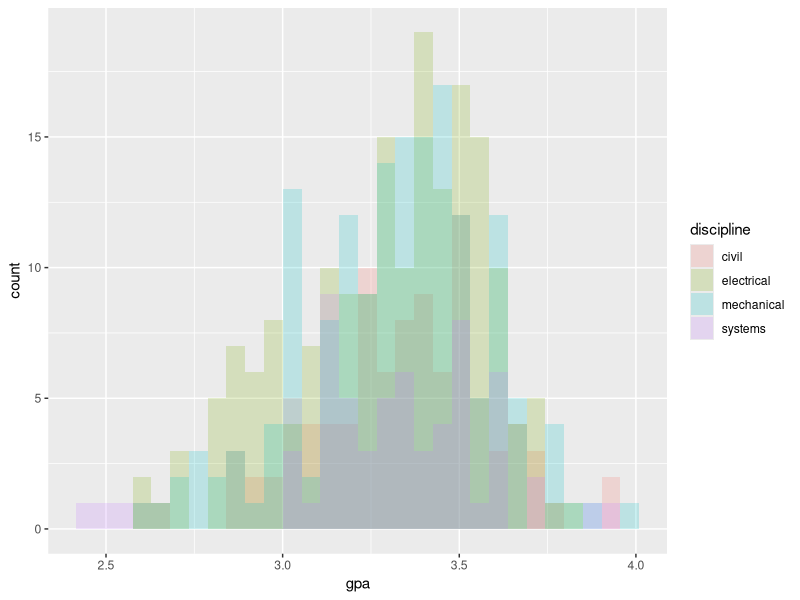
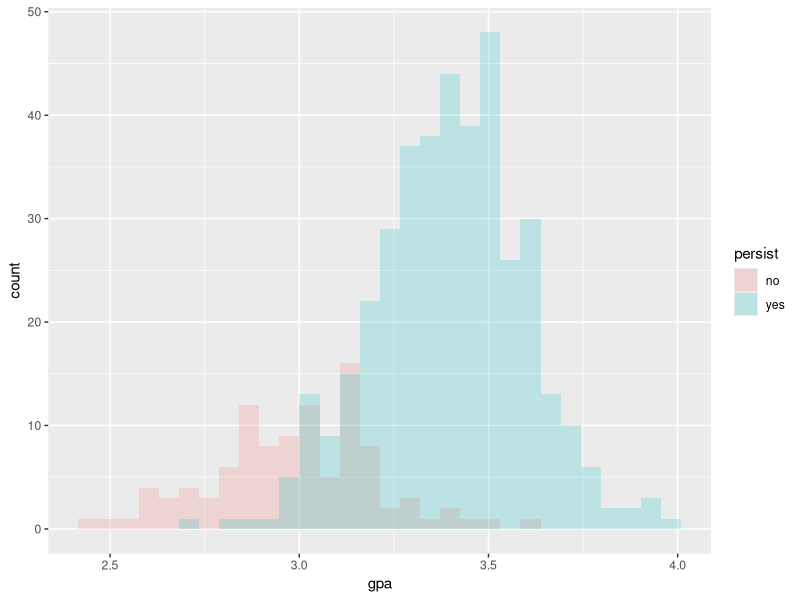
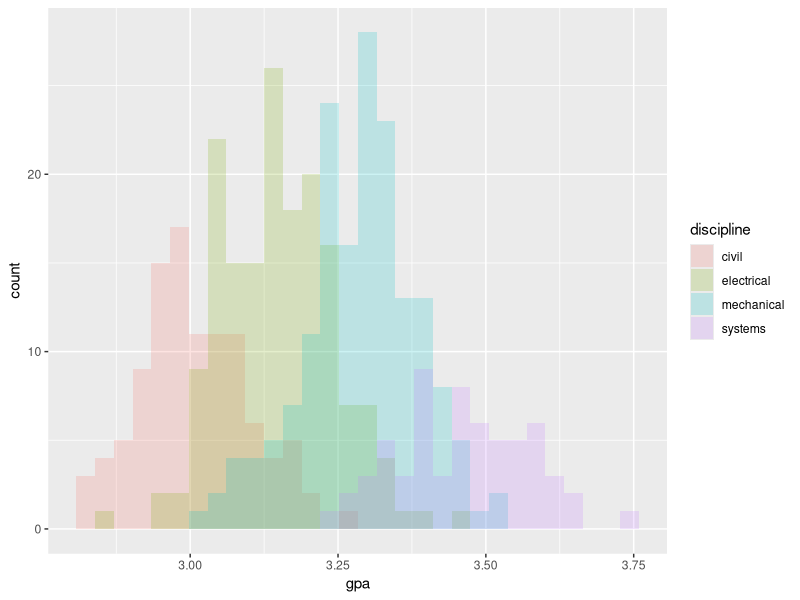
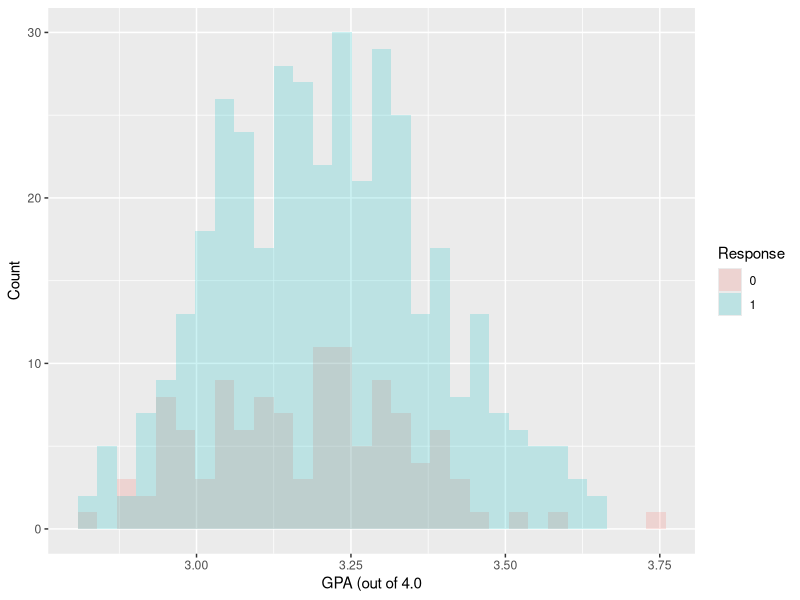
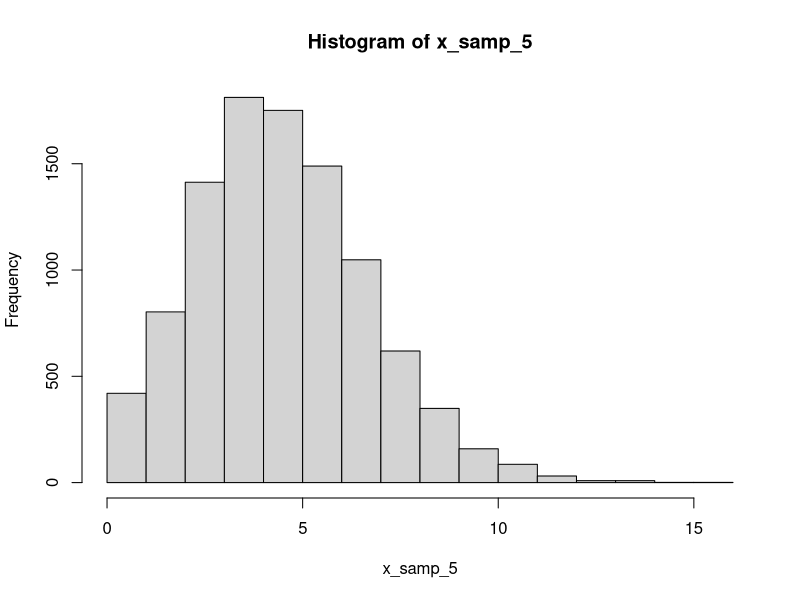
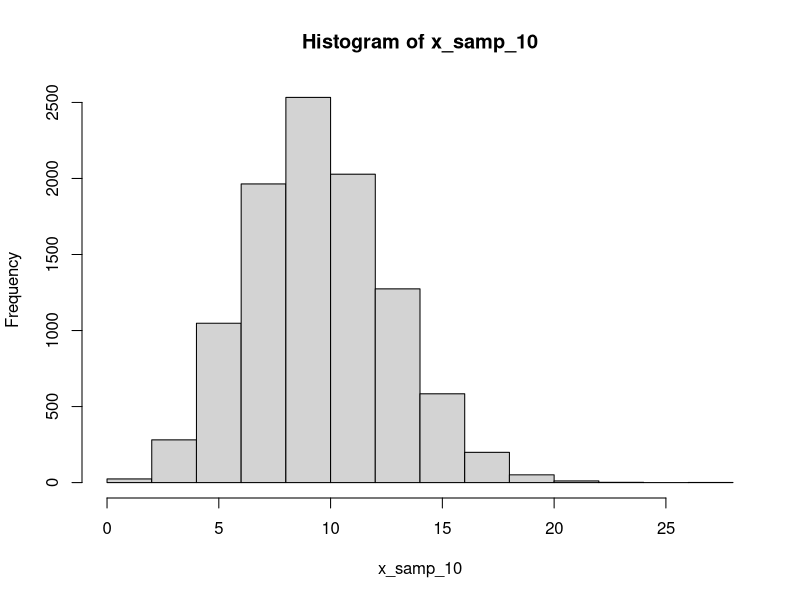
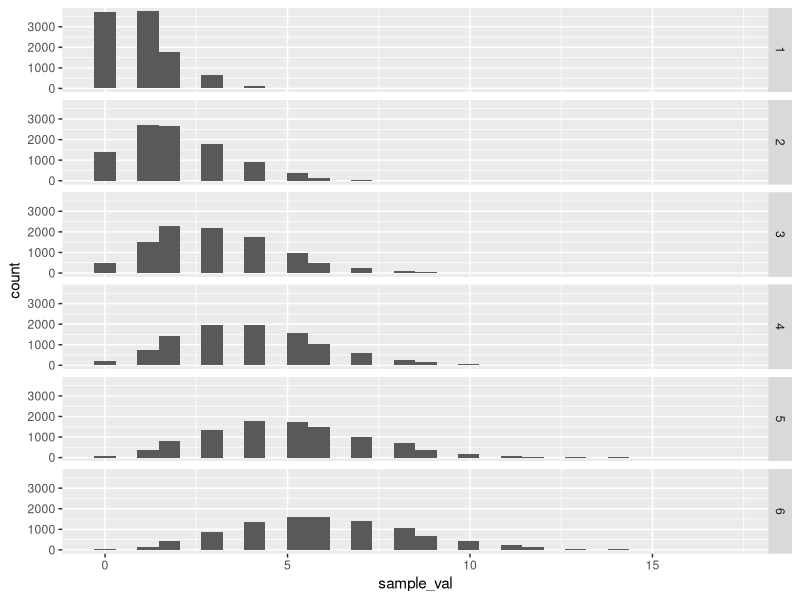

Generate these figures, in order, with R:
## ---- chunk 1
knitr::opts_chunk$set(echo = TRUE)
library(tidyverse)
library(broom)
library(psych)

## ---- chunk 2
disciplines <- c("civil", "mechanical", "electrical", "systems")
disciplines_prob <- c(0.25, 0.3, 0.35, 0.1)


know_engineer <- c("immediate_fam", "distant_fam", "friend", "none")
know_engineer_prob <- c(0.2, 0.4, 0.3, 0.1)


persistence <- c("yes", "no")
persistence_prob <- c(0.8, 0.2)

## ---- chunk 3
samp_size <- 500

disc_samp <- sample(x = disciplines, size = samp_size, prob = disciplines_prob, replace = TRUE)
know_samp <- sample(x = know_engineer, size = samp_size, prob = know_engineer_prob, replace = TRUE)
pers_samp <- sample(x = persistence, size = samp_size, prob = persistence_prob, replace = TRUE)


samp_df <- tibble(discipline = disc_samp,
                  know_eng = know_samp,
                  persist = pers_samp,
                  gpa = round(rnorm(n = samp_size, mean = 3, sd = 0.3), 2))
## ---- chunk 4
samp_df <- samp_df %>% 
  mutate(persist_bin = case_when(persist == "yes" ~ 1,
                                 persist == "no" ~ 0))

## ---- chunk 5
str(samp_df)
table(samp_df$persist)

describe(samp_df)

table(samp_df$discipline)

xtabs(~ discipline + persist_bin, data = samp_df)
## ---- chunk 6
model <- glm(persist_bin ~ discipline + know_eng + gpa, data = samp_df, family = binomial())
summary(model)
tidy(model)
## ---- chunk 7
disciplines <- c("civil", "mechanical", "electrical", "systems")
disciplines_prob <- c(0.25, 0.3, 0.35, 0.1)


know_engineer <- c("immediate_fam", "distant_fam", "friend", "none")
know_engineer_prob <- c(0.2, 0.4, 0.3, 0.1)

## ---- chunk 8
samp_size <- 5000

disc_samp_2 <- sample(x = disciplines, size = samp_size, prob = disciplines_prob, replace = TRUE)
know_samp_2 <- sample(x = know_engineer, size = samp_size, prob = know_engineer_prob, replace = TRUE)
#pers_samp_2 <- sample(x = persistence, size = samp_size, prob = persistence_prob, replace = TRUE)

## ---- chunk 9
samp_df_2 <- tibble(discipline = disc_samp_2,
                  know_eng = know_samp_2,
                  gpa = round(rnorm(n = samp_size, mean = 3, sd = 0.3), 2))

## ---- chunk 10
samp_df_2 <- samp_df_2 %>% 
  mutate(persist_prob = case_when(discipline == "civil" ~ 0.6,
                             discipline == "mechanical" ~ 0.7,
                             discipline == "electrical" ~ 0.8,
                             discipline == "systems" ~ 0.9))
## ---- chunk 11
persist_outcome <- modify(.x = samp_df_2$persist_prob, .f = ~rbinom(n = 1, size = 1, prob = .x))
## ---- chunk 12
samp_df_2$persist_bin <- persist_outcome
## ---- chunk 13
str(samp_df_2)
## ---- chunk 14
xtabs(~ persist_bin + discipline, data=samp_df_2)
## ---- chunk 15
describe(samp_df_2)
## ---- chunk 16
table(samp_df_2$discipline)
## ---- chunk 17
model_2 <- glm(persist_bin ~ discipline + know_eng + gpa, data = samp_df_2, family = binomial())
## ---- chunk 18
summary(model_2)
## ---- chunk 19
tidy(model_2)
## ---- chunk 20
disciplines <- c("civil", "mechanical", "electrical", "systems")
disciplines_prob <- c(0.25, 0.3, 0.35, 0.1)

know_engineer <- c("immediate_fam", "distant_fam", "friend", "none")
know_engineer_prob <- c(0.2, 0.4, 0.3, 0.1)

## ---- chunk 21
samp_size <- 500

disc_samp_3 <- sample(x = disciplines, size = samp_size, prob = disciplines_prob, replace = TRUE)
know_samp_3 <- sample(x = know_engineer, size = samp_size, prob = know_engineer_prob, replace = TRUE)
pers_samp_3 <- sample(x = persistence, size = samp_size, prob = persistence_prob, replace = TRUE)
## ---- chunk 22
samp_df_3 <- tibble(discipline = disc_samp_3,
                  know_eng = know_samp_3,
                  persist = pers_samp_3)
## ---- chunk 23
samp_df_3 <- samp_df_3 %>% 
  mutate(persist_bin = case_when(persist == "yes" ~ 1,
                                 persist == "no" ~ 0))
## ---- chunk 24
samp_df_3 <- samp_df_3 %>% 
  mutate(gpa_mean = case_when(persist == "yes" ~ 3.4,
                              persist == "no" ~ 3.0))
## ---- chunk 25
gpa_vec <- round(modify(.x = samp_df_3$gpa_mean, .f = ~rnorm(n = 1, mean = .x, sd = .2)), 2)
## ---- chunk 26
samp_df_3$gpa <- gpa_vec
## ---- chunk 27
str(samp_df_3)
## ---- chunk 28
xtabs(~ persist_bin + discipline, data=samp_df_3)
## ---- chunk 29
describe(samp_df_3)
## ---- chunk 30
table(samp_df_3$discipline)
## ---- chunk 31
samp_df_3 %>% 
  ggplot(aes(x = gpa, fill = discipline)) +
  geom_histogram(alpha = 0.2, position = "identity")
# be sure to put alpha before position
## ---- chunk 32
samp_df_3 %>% 
  ggplot(aes(x = gpa, fill = persist)) +
  geom_histogram(alpha = 0.2, position = "identity")
## ---- chunk 33
model_3 <- glm(persist_bin ~ discipline + know_eng + gpa, data = samp_df_3, family = binomial())
## ---- chunk 34
summary(model_3)
tidy(model_3)
## ---- chunk 35
disciplines <- c("civil", "mechanical", "electrical", "systems")
disciplines_prob <- c(0.25, 0.3, 0.35, 0.1)

know_engineer <- c("immediate_fam", "distant_fam", "friend", "none")
know_engineer_prob <- c(0.2, 0.4, 0.3, 0.1)
## ---- chunk 36
samp_size <- 500

student_id <- seq(samp_size)
disc_samp_4 <- sample(x = disciplines, size = samp_size, prob = disciplines_prob, replace = TRUE)
know_samp_4 <- sample(x = know_engineer, size = samp_size, prob = know_engineer_prob, replace = TRUE)
pers_samp_4 <- sample(x = persistence, size = samp_size, prob = persistence_prob, replace = TRUE)
## ---- chunk 37
samp_df_4 <- tibble(sid = student_id,
                    discipline = disc_samp_4,
                    know_eng = know_samp_4)
## ---- chunk 38
samp_df_4 <- samp_df_4 %>% 
  mutate(gpa_mean = case_when(discipline == "civil" ~ 3.0,
                              discipline == "electrical" ~ 3.15,
                              discipline == "mechanical" ~ 3.3,
                              discipline == "systems" ~ 3.45))
## ---- chunk 39
gpa_vec <- round(modify(.x = samp_df_4$gpa_mean, .f = ~rnorm(n = 1, mean = .x, sd = .1)), 2)
## ---- chunk 40
samp_df_4$gpa <- gpa_vec
## ---- chunk 41
samp_df_4 <- samp_df_4 %>% 
  mutate(persist_prob = case_when(discipline == "civil" ~ 0.6,
                                  discipline == "mechanical" ~ 0.7,
                                  discipline == "electrical" ~ 0.8,
                                  discipline == "systems" ~ 0.9))
## ---- chunk 42
persist_outcome <- modify(.x = samp_df_4$persist_prob, .f = ~rbinom(n = 1, size = 1, prob = .x))
## ---- chunk 43
samp_df_4$persist_bin <- persist_outcome
## ---- chunk 44
str(samp_df_4)
## ---- chunk 45
xtabs(~ persist_bin + discipline, data=samp_df_4)

## ---- chunk 46
describe(samp_df_4)
## ---- chunk 47
table(samp_df_4$discipline)
## ---- chunk 48
samp_df_4 %>% 
  ggplot(aes(x = gpa, fill = discipline)) +
  geom_histogram(alpha = 0.2, position = "identity")
## ---- chunk 49
samp_df_4 %>% 
  ggplot(aes(x = gpa, fill = as_factor(persist_bin))) +
  geom_histogram(alpha = 0.2, position = "identity") +
  labs(x = "GPA (out of 4.0",
       y = "Count",
       fill = "Response")
## ---- chunk 50
model_4 <- glm(persist_bin ~ discipline + know_eng + gpa, data = samp_df_4, family = binomial())
summary(model_4)
tidy(model_4)
## ---- chunk 51
n <- 10000
set.seed(123)


x_samp_5 <- rpois(n, lambda = 5)
hist(x_samp_5)
## ---- chunk 52
x_samp_10 <- rpois(n, lambda = 10)
hist(x_samp_10)
## ---- chunk 53
param_vect <- rep(c(1, 2, 3, 4, 5, 6), each = n)
samp_vect <- modify(.x = param_vect, .f = ~ rpois(n = 1, lambda = .x))
## ---- chunk 54
samp_df <- tibble(param_val = param_vect,
                  sample_val = samp_vect)
## ---- chunk 55
samp_df %>%
  ggplot(aes(x = sample_val)) +
  geom_histogram() +
  facet_grid(param_val ~ .)
